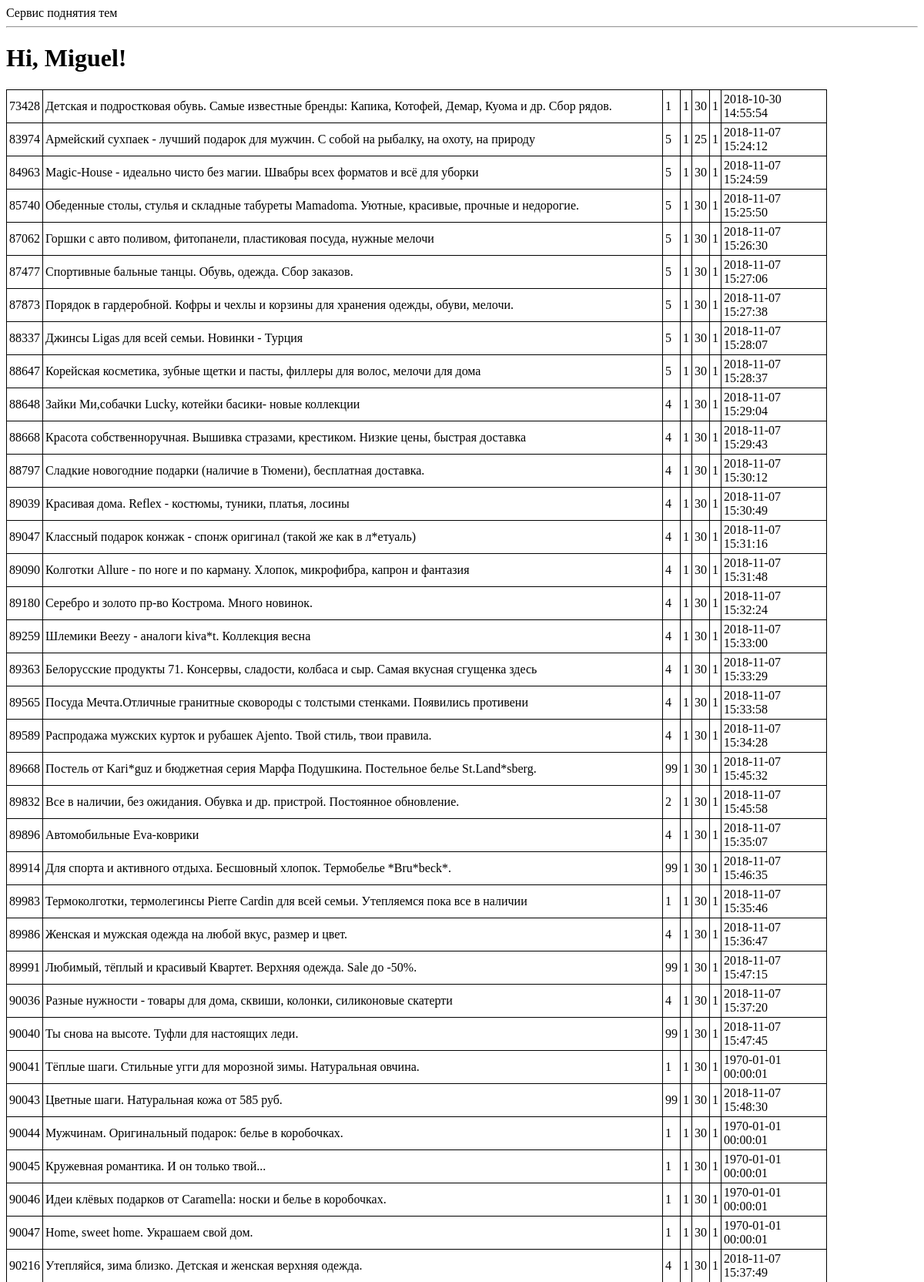
The page /2a (upper part) on the database its author committed.
### tables this page shows
CREATE TABLE topics (id INTEGER PRIMARY KEY UNIQUE NOT NULL, name VARCHAR (250) NOT NULL, ref VARCHAR (100), time_start TIME DEFAULT (7), time_stop TIME DEFAULT (23.05), interval_minutes INTEGER DEFAULT (30), user_id INTEGER REFERENCES users (id), last_up_time TIME DEFAULT (1), active INT DEFAULT (1), page INT, maxpage INT DEFAULT (1), actual INT DEFAULT (1), good_id INT DEFAULT (0));

### app.py (the view)
@app.route('/2a', methods=["GET"])
def index2():
    tpcs=engine.execute("""select t.id,
                                   t.name,
                                   t.page,
                                   t.maxpage,
                                   t.interval_minutes,
                                   t.active,
                                   datetime(last_up_time, 'unixepoch', 'localtime') up_time
                           from topics t
                           where actual=1""")
    user = {'username': 'Miguel'}
    posts = [
        {
            'author': {'username': 'John'},
            'body': 'Beautiful day in Portland!'
        },
        {
            'author': {'username': 'Susan'},
            'body': 'The Avengers movie was so cool!'
        }
    ]
    return render_template('index.html', title='Home', tpcs=tpcs, user=user)

### templates/index.html
{% extends "base.html" %}
{% block content %}
    <h1>Hi, {{ user.username }}!</h1>
    <table>
    {% for row in tpcs %}
        <tr>
            <td>{{ row["id"] }}</td>
            <td>{{ row["name"] }}</td>
            <td>{{ row["page"] }}</td>
            <td>{{ row["maxpage"] }}</td>
            <td>{{ row["interval_minutes"] }}</td>
            <td>{{ row["active"] }}</td>
            <td>{{ row["up_time"] }}</td>
        </tr>
    {% endfor %}
    </table>
{% endblock %}

### templates/base.html (shortened to what this page needs)
<html>
    <head>
    </head>
    <body>
        <div>
            Сервис поднятия тем
        </div>
        <hr>
        {% block content %}{% endblock %}
    </body>
</html>

### templates/base.html (style rules this page uses)
TABLE { width: 90%; border-collapse: collapse; }
TD, TH { padding: 3px; border: 1px solid black; }

### rows shown on the page
topics: id "73428", name "Детская и подростковая обувь. Самые известные бренды: Капика, Котофей, Демар, Куома и др. Сбор рядов.", page "1", maxpage "1", interval_minutes "30", active "1", up_time "2018-10-30 14:55:54"
topics: id "83974", name "Армейский сухпаек - лучший подарок для мужчин. С собой на рыбалку, на охоту, на природу", page "5", maxpage "1", interval_minutes "25", active "1", up_time "2018-11-07 15:24:12"
topics: id "84963", name "Magic-House - идеально чисто без магии. Швабры всех форматов и всё для уборки", page "5", maxpage "1", interval_minutes "30", active "1", up_time "2018-11-07 15:24:59"
topics: id "85740", name "Обеденные столы, стулья и складные табуреты Mamadoma. Уютные, красивые, прочные и недорогие.", page "5", maxpage "1", interval_minutes "30", active "1", up_time "2018-11-07 15:25:50"
topics: id "87062", name "Горшки с авто поливом, фитопанели, пластиковая посуда, нужные мелочи", page "5", maxpage "1", interval_minutes "30", active "1", up_time "2018-11-07 15:26:30"
topics: id "87477", name "Спортивные бальные танцы. Обувь, одежда. Сбор заказов.", page "5", maxpage "1", interval_minutes "30", active "1", up_time "2018-11-07 15:27:06"
topics: id "87873", name "Порядок в гардеробной. Кофры и чехлы и корзины для хранения одежды, обуви, мелочи.", page "5", maxpage "1", interval_minutes "30", active "1", up_time "2018-11-07 15:27:38"
topics: id "88337", name "Джинсы Ligas для всей семьи. Новинки - Турция", page "5", maxpage "1", interval_minutes "30", active "1", up_time "2018-11-07 15:28:07"
topics: id "88647", name "Корейская косметика, зубные щетки и пасты, филлеры для волос, мелочи для дома", page "5", maxpage "1", interval_minutes "30", active "1", up_time "2018-11-07 15:28:37"
topics: id "88648", name "Зайки Ми,собачки Lucky, котейки басики- новые коллекции", page "4", maxpage "1", interval_minutes "30", active "1", up_time "2018-11-07 15:29:04"
topics: id "88668", name "Красота собственноручная. Вышивка стразами, крестиком. Низкие цены, быстрая доставка", page "4", maxpage "1", interval_minutes "30", active "1", up_time "2018-11-07 15:29:43"
topics: id "88797", name "Сладкие новогодние подарки (наличие в Тюмени), бесплатная доставка.", page "4", maxpage "1", interval_minutes "30", active "1", up_time "2018-11-07 15:30:12"
topics: id "89039", name "Красивая дома. Reflex - костюмы, туники, платья, лосины", page "4", maxpage "1", interval_minutes "30", active "1", up_time "2018-11-07 15:30:49"
topics: id "89047", name "Классный подарок конжак - спонж оригинал (такой же как в л*етуаль)", page "4", maxpage "1", interval_minutes "30", active "1", up_time "2018-11-07 15:31:16"
topics: id "89090", name "Колготки Allure - по ноге и по карману. Хлопок, микрофибра, капрон и фантазия", page "4", maxpage "1", interval_minutes "30", active "1", up_time "2018-11-07 15:31:48"
topics: id "89180", name "Серебро и золото пр-во Кострома. Много новинок.", page "4", maxpage "1", interval_minutes "30", active "1", up_time "2018-11-07 15:32:24"
topics: id "89259", name "Шлемики Beezy - аналоги kiva*t. Коллекция весна", page "4", maxpage "1", interval_minutes "30", active "1", up_time "2018-11-07 15:33:00"
topics: id "89363", name "Белорусские продукты 71. Консервы, сладости, колбаса и сыр. Самая вкусная сгущенка здесь", page "4", maxpage "1", interval_minutes "30", active "1", up_time "2018-11-07 15:33:29"
topics: id "89565", name "Посуда Мечта.Отличные гранитные сковороды с толстыми стенками. Появились противени", page "4", maxpage "1", interval_minutes "30", active "1", up_time "2018-11-07 15:33:58"
topics: id "89589", name "Распродажа мужских курток и рубашек Ajento. Твой стиль, твои правила.", page "4", maxpage "1", interval_minutes "30", active "1", up_time "2018-11-07 15:34:28"
topics: id "89668", name "Постель от Kari*guz и бюджетная серия Марфа Подушкина. Постельное белье St.Land*sberg.", page "99", maxpage "1", interval_minutes "30", active "1", up_time "2018-11-07 15:45:32"
topics: id "89832", name "Все в наличии, без ожидания. Обувка и др. пристрой. Постоянное обновление.", page "2", maxpage "1", interval_minutes "30", active "1", up_time "2018-11-07 15:45:58"
topics: id "89896", name "Автомобильные Eva-коврики", page "4", maxpage "1", interval_minutes "30", active "1", up_time "2018-11-07 15:35:07"
topics: id "89914", name "Для спорта и активного отдыха. Бесшовный хлопок. Термобелье *Bru*beck*.", page "99", maxpage "1", interval_minutes "30", active "1", up_time "2018-11-07 15:46:35"
topics: id "89983", name "Термоколготки, термолегинсы Pierre Cardin для всей семьи. Утепляемся пока все в наличии", page "1", maxpage "1", interval_minutes "30", active "1", up_time "2018-11-07 15:35:46"
topics: id "89986", name "Женская и мужская одежда на любой вкус, размер и цвет.", page "4", maxpage "1", interval_minutes "30", active "1", up_time "2018-11-07 15:36:47"
topics: id "89991", name "Любимый, тёплый и красивый Квартет. Верхняя одежда. Sale до -50%.", page "99", maxpage "1", interval_minutes "30", active "1", up_time "2018-11-07 15:47:15"
topics: id "90036", name "Разные нужности - товары для дома, сквиши, колонки, силиконовые скатерти", page "4", maxpage "1", interval_minutes "30", active "1", up_time "2018-11-07 15:37:20"
topics: id "90040", name "Ты снова на высоте. Туфли для настоящих леди.", page "99", maxpage "1", interval_minutes "30", active "1", up_time "2018-11-07 15:47:45"
topics: id "90041", name "Тёплые шаги. Стильные угги для морозной зимы. Натуральная овчина.", page "1", maxpage "1", interval_minutes "30", active "1", up_time "1970-01-01 00:00:01"
topics: id "90043", name "Цветные шаги. Натуральная кожа от 585 руб.", page "99", maxpage "1", interval_minutes "30", active "1", up_time "2018-11-07 15:48:30"
topics: id "90044", name "Мужчинам. Оригинальный подарок: белье в коробочках.", page "1", maxpage "1", interval_minutes "30", active "1", up_time "1970-01-01 00:00:01"
topics: id "90045", name "Кружевная романтика. И он только твой...", page "1", maxpage "1", interval_minutes "30", active "1", up_time "1970-01-01 00:00:01"
topics: id "90046", name "Идеи клёвых подарков от Caramella: носки и белье в коробочках.", page "1", maxpage "1", interval_minutes "30", active "1", up_time "1970-01-01 00:00:01"
topics: id "90047", name "Home, sweet home. Украшаем свой дом.", page "1", maxpage "1", interval_minutes "30", active "1", up_time "1970-01-01 00:00:01"
topics: id "90216", name "Утепляйся, зима близко. Детская и женская верхняя одежда.", page "4", maxpage "1", interval_minutes "30", active "1", up_time "2018-11-07 15:37:49"

### other values the page prints
{{ user.username }} "Miguel"
